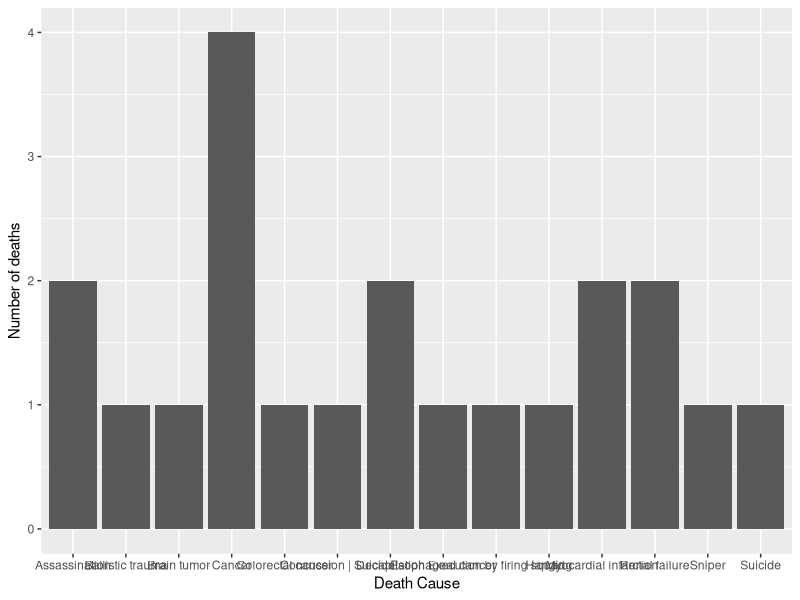
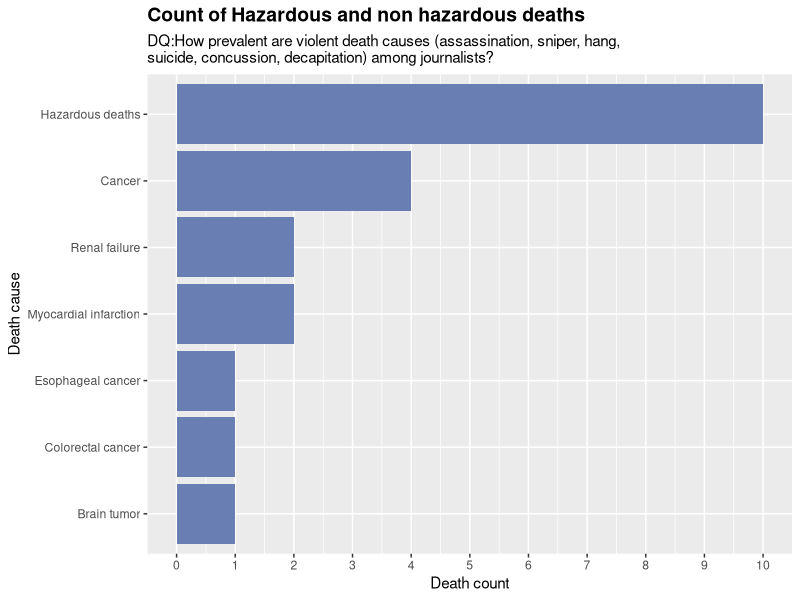
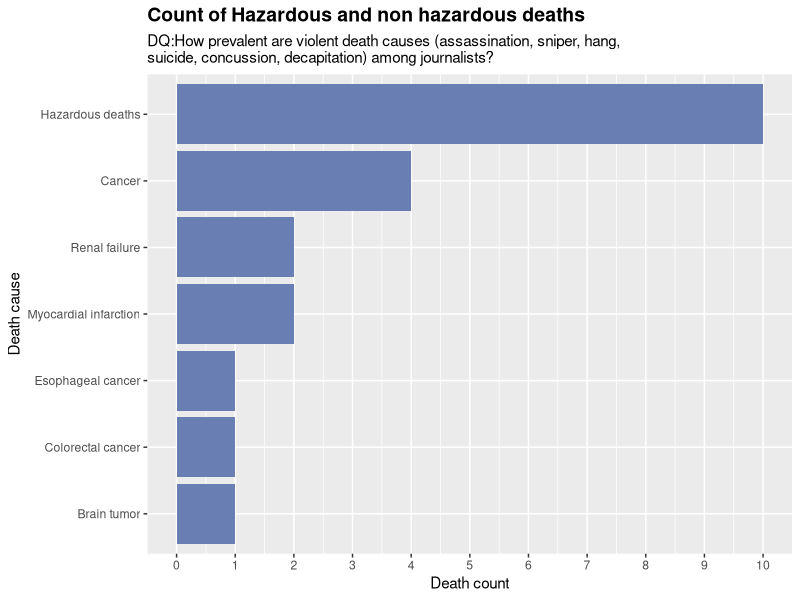

The R script that drew these images, in order:
library(tidyverse)
library(dplyr)

d <- read_csv("journalists.csv")


df <- d|>
  select(death_cause ='ontology/deathCause_label', death_place ='ontology/deathPlace_label')|>
  na.omit()|>
  count(death_cause, sort = TRUE)|>
  rename(death_counts = n)|>
  filter(death_cause == 'Brain tumor'|death_cause =='Cancer'|death_cause =='Assassination'|death_cause =='Decapitation'|death_cause =='Brain tumor'|death_cause =='Colorectal cancer'|death_cause =='Myocardial infarction'|death_cause =='Renal failure'|death_cause =='Ballistic trauma'|death_cause =='Colorectal cancer'|death_cause =='Concussion | Suicide'|death_cause =='Esophageal cancer'|death_cause =='Execution by firing squad'|death_cause =='Hanging'|death_cause =='Sniper'|death_cause =='Suicide')


ggplot(data = df) +
  aes(x = death_cause, y=death_counts) +
    labs(x="Death Cause", y='Number of deaths')+
  theme(plot.title = element_text(face="bold", size= 14))+
  geom_bar(stat="summary")

new_df <- df|>
  pivot_wider(names_from=death_cause, values_from=death_counts)|>
  mutate(`Hazardous deaths`= Assassination + Decapitation+`Ballistic trauma`+ `Concussion | Suicide` +`Execution by firing squad`+ Hanging + Sniper +Suicide)|>
  pivot_longer(c(`Hazardous deaths`,Cancer,`Myocardial infarction`, `Renal failure`,`Brain tumor`, `Colorectal cancer`, `Esophageal cancer`))|>
  rename(Death_cause=name, Death_counts=value)|>
  select(Death_cause,Death_counts)|>
  arrange(desc(Death_counts))
  #grouped_hazard_deaths =group_by('Assassination', 'Decapitation','Ballistic trauma','Concussion|Suicide','Hanging','Sniper','Suicide')
# print(new_df)

ggplot(data = new_df) +
  # arrange(desc(new_df))+
  aes(x =Death_counts,y= reorder(Death_cause,Death_counts)) +
    labs(x="Death count", y="Death cause", title = "Count of Hazardous and non hazardous deaths", subtitle= "DQ:How prevalent are violent death causes (assassination, sniper, hang,
suicide, concussion, decapitation) among journalists?")+
  theme(plot.title = element_text(face="bold", size= 14))+
  scale_x_continuous(breaks = seq(0, 12, by = 1))+
  geom_col(fill="#697fb3ff")


ggsave("Causes_of_death_grouped.png")

